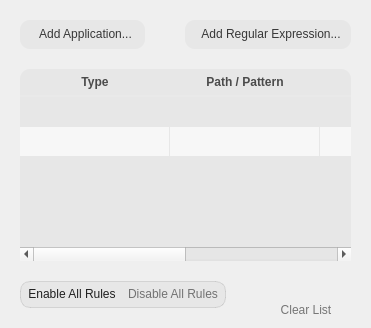
        <widget class="QWidget" name="main_container_page_2">
         <property name="styleSheet">
          <string notr="true">QFrame#add_exclusions_frame QPushButton {
margin-right: 20px;
padding: 7px 10px 8px 10px;
border-radius: 10px;
color: rgba(32, 32, 32, 225);
background: rgba(32, 32, 32, 10);
}
QFrame#exclusions_rules_frame {
margin-bottom: 20px;
padding: 1px;
border-radius: 10px;
border: 1px solid rgba(32, 32, 32, 30);
background: rgba(32, 32, 32, 10);
}
QFrame#exclusions_rules_frame QPushButton {
margin: 1px;
padding: 3px 5px 4px 5px;
border-radius: 8px;
color: rgba(32, 32, 32, 150);
background: transparent;
}
QToolButton#btn_clear_all {
margin-right: 6px;
margin-bottom: 6px;
padding: 3px 9px 4px 10px;
border-radius: 5px;
color: rgba(32, 32, 32, 150);
background: transparent;
}
QFrame#add_exclusions_frame QPushButton:hover,
QFrame#exclusions_rules_frame QPushButton:hover {
color: rgba(32, 32, 32, 255);
background: transparent;
}
QFrame#add_exclusions_frame QPushButton:hover {
background: rgba(32, 32, 32, 15);
}
QToolButton#btn_clear_all:hover {
color: rgba(32, 32, 32, 255);
background: rgba(32, 32, 32, 15);
}
QFrame#add_exclusions_frame QPushButton:pressed,
/*QFrame#exclusions_rules_frame QPushButton:pressed,*/
QToolButton#btn_clear_all:pressed {
background: rgba(32, 32, 32, 7);
}
QFrame#exclusions_rules_frame QPushButton:checked {
color: rgba(32, 32, 32, 255);
}
QFrame#add_exclusions_frame QPushButton:focus,
QFrame#exclusions_rules_frame QPushButton:focus,
QToolButton#btn_clear_all:focus {
outline: none;
}



</string>
         </property>
         <layout class="QVBoxLayout" name="vlayout_main_container_page_2">
          <property name="spacing">
           <number>0</number>
          </property>
          <property name="leftMargin">
           <number>0</number>
          </property>
          <property name="topMargin">
           <number>0</number>
          </property>
          <property name="rightMargin">
           <number>0</number>
          </property>
          <property name="bottomMargin">
           <number>0</number>
          </property>
          <item>
           <layout class="QGridLayout" name="grid_main_container_page_2" rowstretch="0,1,0">
            <property name="leftMargin">
             <number>20</number>
            </property>
            <property name="topMargin">
             <number>20</number>
            </property>
            <property name="rightMargin">
             <number>0</number>
            </property>
            <property name="bottomMargin">
             <number>0</number>
            </property>
            <property name="spacing">
             <number>20</number>
            </property>
            <item row="2" column="2" alignment="Qt::AlignmentFlag::AlignRight|Qt::AlignmentFlag::AlignBottom">
             <widget class="QToolButton" name="btn_clear_all">
              <property name="minimumSize">
               <size>
                <width>125</width>
                <height>0</height>
               </size>
              </property>
              <property name="focusPolicy">
               <enum>Qt::FocusPolicy::NoFocus</enum>
              </property>
              <property name="text">
               <string>Clear List</string>
              </property>
              <property name="toolButtonStyle">
               <enum>Qt::ToolButtonStyle::ToolButtonTextBesideIcon</enum>
              </property>
             </widget>
            </item>
            <item row="1" column="0" colspan="3">
             <widget class="QFrame" name="exclusions_rules_table_frame">
              <property name="styleSheet">
               <string notr="true">QFrame#exclusions_rules_table_frame {
margin-right: 20px;
background: rgba(32, 32, 32, 10);
border-radius: 10px;
}
QFrame#exclusions_rules_table_frame QTableWidget {
border: transparent;
background: transparent;
}
QFrame#exclusions_rules_table_frame QHeaderView {
border-top-left-radius: 10px;
border-top-right-radius: 10px;
border-bottom: 2px solid rgba(235, 235, 235, 175);
background: transparent;
}
QFrame#exclusions_rules_table_frame QHeaderView::section {
padding: 5px 10px;
border-radius: 10px;
color: rgba(32, 32, 32, 200);
background: transparent;
}
QFrame#exclusions_rules_table_frame QHeaderView::section:hover {
text-decoration: underline;
font-weight: 700;
color: rgba(32, 32, 32, 255);
}
QFrame#exclusions_rules_table_frame QHeaderView::up-arrow {
image: url(:/icons/icons/CaretUpFilledLight.svg);
width: 13px;
height: 13px;
}
QFrame#exclusions_rules_table_frame QHeaderView::down-arrow {
image: url(:/icons/icons/CaretDownFilledLight.svg);
width: 13px;
height: 13px;
}</string>
              </property>
              <layout class="QVBoxLayout" name="vlayout_rules_table_frame">
               <property name="spacing">
                <number>0</number>
               </property>
               <property name="leftMargin">
                <number>0</number>
               </property>
               <property name="topMargin">
                <number>0</number>
               </property>
               <property name="rightMargin">
                <number>0</number>
               </property>
               <property name="bottomMargin">
                <number>0</number>
               </property>
               <item>
                <widget class="QTableWidget" name="exclusions_rules_table">
                 <property name="dragEnabled">
                  <bool>true</bool>
                 </property>
                 <property name="dragDropMode">
                  <enum>QAbstractItemView::DragDropMode::DragDrop</enum>
                 </property>
                 <property name="alternatingRowColors">
                  <bool>true</bool>
                 </property>
                 <property name="showGrid">
                  <bool>true</bool>
                 </property>
                 <property name="gridStyle">
                  <enum>Qt::PenStyle::NoPen</enum>
                 </property>
                 <property name="sortingEnabled">
                  <bool>true</bool>
                 </property>
                 <property name="rowCount">
                  <number>3</number>
                 </property>
                 <attribute name="horizontalHeaderMinimumSectionSize">
                  <number>75</number>
                 </attribute>
                 <attribute name="horizontalHeaderDefaultSectionSize">
                  <number>150</number>
                 </attribute>
                 <attribute name="horizontalHeaderStretchLastSection">
                  <bool>true</bool>
                 </attribute>
                 <attribute name="verticalHeaderVisible">
                  <bool>false</bool>
                 </attribute>
                 <row/>
                 <row/>
                 <row/>
                 <column>
                  <property name="text">
                   <string>Type</string>
                  </property>
                  <property name="font">
                   <font>
                    <bold>true</bold>
                   </font>
                  </property>
                 </column>
                 <column>
                  <property name="text">
                   <string>Path / Pattern</string>
                  </property>
                  <property name="font">
                   <font>
                    <bold>true</bold>
                   </font>
                  </property>
                 </column>
                 <column>
                  <property name="text">
                   <string>Rule</string>
                  </property>
                  <property name="font">
                   <font>
                    <bold>true</bold>
                   </font>
                  </property>
                 </column>
                 <column>
                  <property name="text">
                   <string>Delete</string>
                  </property>
                  <property name="font">
                   <font>
                    <bold>true</bold>
                   </font>
                  </property>
                 </column>
                </widget>
               </item>
              </layout>
             </widget>
            </item>
            <item row="2" column="0" colspan="2" alignment="Qt::AlignmentFlag::AlignBottom">
             <widget class="QFrame" name="exclusions_rules_frame">
              <layout class="QHBoxLayout" name="horizontalLayout_3">
               <property name="spacing">
                <number>0</number>
               </property>
               <property name="leftMargin">
                <number>0</number>
               </property>
               <property name="topMargin">
                <number>0</number>
               </property>
               <property name="rightMargin">
                <number>0</number>
               </property>
               <property name="bottomMargin">
                <number>0</number>
               </property>
               <item>
                <widget class="QPushButton" name="btn_enable_rules">
                 <property name="sizePolicy">
                  <sizepolicy hsizetype="Minimum" vsizetype="Fixed">
                   <horstretch>0</horstretch>
                   <verstretch>0</verstretch>
                  </sizepolicy>
                 </property>
                 <property name="text">
                  <string>Enable All Rules</string>
                 </property>
                 <property name="checkable">
                  <bool>true</bool>
                 </property>
                 <property name="checked">
                  <bool>true</bool>
                 </property>
                 <property name="autoExclusive">
                  <bool>true</bool>
                 </property>
                 <property name="flat">
                  <bool>true</bool>
                 </property>
                </widget>
               </item>
               <item>
                <widget class="QPushButton" name="btn_disable_rules">
                 <property name="sizePolicy">
                  <sizepolicy hsizetype="Minimum" vsizetype="Fixed">
                   <horstretch>0</horstretch>
                   <verstretch>0</verstretch>
                  </sizepolicy>
                 </property>
                 <property name="text">
                  <string>Disable All Rules</string>
                 </property>
                 <property name="checkable">
                  <bool>true</bool>
                 </property>
                 <property name="checked">
                  <bool>false</bool>
                 </property>
                 <property name="autoExclusive">
                  <bool>true</bool>
                 </property>
                 <property name="flat">
                  <bool>true</bool>
                 </property>
                </widget>
               </item>
              </layout>
             </widget>
            </item>
            <item row="0" column="0" colspan="3">
             <widget class="QFrame" name="add_exclusions_frame">
              <layout class="QHBoxLayout" name="hlayout_add_btns">
               <property name="spacing">
                <number>20</number>
               </property>
               <property name="leftMargin">
                <number>0</number>
               </property>
               <property name="topMargin">
                <number>0</number>
               </property>
               <property name="rightMargin">
                <number>0</number>
               </property>
               <property name="bottomMargin">
                <number>0</number>
               </property>
               <item>
                <widget class="QPushButton" name="btn_add_app">
                 <property name="text">
                  <string>  Add Application...</string>
                 </property>
                 <property name="icon">
                  <iconset resource="../../../resources/resources.qrc">
                   <normaloff>:/icons/icons/AppsFilled.svg</normaloff>:/icons/icons/AppsFilled.svg</iconset>
                 </property>
                 <property name="iconSize">
                  <size>
                   <width>20</width>
                   <height>20</height>
                  </size>
                 </property>
                 <property name="flat">
                  <bool>true</bool>
                 </property>
                </widget>
               </item>
               <item>
                <widget class="QPushButton" name="btn_add_regex">
                 <property name="text">
                  <string>  Add Regular Expression...</string>
                 </property>
                 <property name="icon">
                  <iconset resource="../../../resources/resources.qrc">
                   <normaloff>:/icons/icons/Regex.svg</normaloff>:/icons/icons/Regex.svg</iconset>
                 </property>
                 <property name="iconSize">
                  <size>
                   <width>20</width>
                   <height>20</height>
                  </size>
                 </property>
                 <property name="flat">
                  <bool>true</bool>
                 </property>
                </widget>
               </item>
              </layout>
             </widget>
            </item>
           </layout>
          </item>
         </layout>
        </widget>
